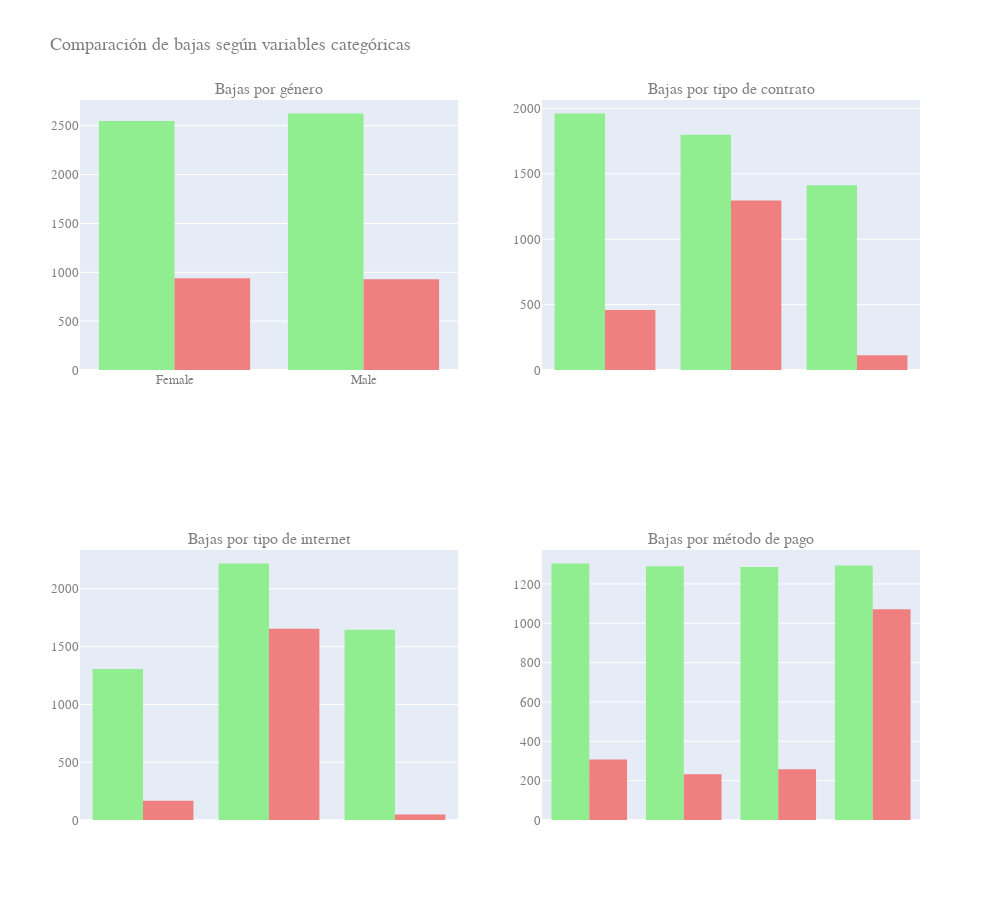

Write notebook code for a chart like this one.
### Code cell
# crear un lienzo con todos los gráficos para mejorar la visibilidad
figs1 = make_subplots(rows=2, cols=2, subplot_titles=[
    'Bajas por género',
    'Bajas por tipo de contrato',
    'Bajas por tipo de internet',
    'Bajas por método de pago'
])

# tomar los datos de cada gráfico individual y los coloca en las posiciones correctas del subplot combinado
for trace in fig1.data:
    figs1.add_trace(trace, row=1, col=1)

for trace in fig2.data:
    figs1.add_trace(trace, row=1, col=2)

for trace in fig3.data:
    figs1.add_trace(trace, row=2, col=1)

for trace in fig4.data:
    figs1.add_trace(trace, row=2, col=2)

# Ajustar estilo general
figs1.update_layout(
    height=900,
    width=1000,
    title_text='Comparación de bajas según variables categóricas',
    font_family='Arial',
    font_size=13,
    font_color='Gray',
    showlegend=False
)

figs1.show()

### Figure 1 — Plotly figure (JSON) as saved in the notebook; plotly's stock layout.template omitted (floating-point values rounded to 4 significant figures; data arrays with more than 128 entries replaced by an {"elided": "..."} marker saying what was removed)
{"data": [{"alignmentgroup": "True", "bingroup": "x", "hovertemplate": "Churn=0.0<br>customer_gender=%{x}<br>count=%{y}<extra></extra>", "legendgroup": "0.0", "marker": {"color": "lightgreen", "pattern": {"shape": ""}}, "name": "0.0", "offsetgroup": "0.0", "orientation": "v", "showlegend": true, "type": "histogram", "x": {"elided": "5174 str values"}, "xaxis": "x", "yaxis": "y"}, {"alignmentgroup": "True", "bingroup": "x", "hovertemplate": "Churn=1.0<br>customer_gender=%{x}<br>count=%{y}<extra></extra>", "legendgroup": "1.0", "marker": {"color": "lightcoral", "pattern": {"shape": ""}}, "name": "1.0", "offsetgroup": "1.0", "orientation": "v", "showlegend": true, "type": "histogram", "x": {"elided": "1869 str values"}, "xaxis": "x", "yaxis": "y"}, {"alignmentgroup": "True", "bingroup": "x", "hovertemplate": "Churn=0.0<br>internet_InternetService=%{x}<br>count=%{y}<extra></extra>", "legendgroup": "0.0", "marker": {"color": "lightgreen", "pattern": {"shape": ""}}, "name": "0.0", "offsetgroup": "0.0", "orientation": "v", "showlegend": true, "type": "histogram", "x": {"elided": "5174 str values"}, "xaxis": "x2", "yaxis": "y2"}, {"alignmentgroup": "True", "bingroup": "x", "hovertemplate": "Churn=1.0<br>internet_InternetService=%{x}<br>count=%{y}<extra></extra>", "legendgroup": "1.0", "marker": {"color": "lightcoral", "pattern": {"shape": ""}}, "name": "1.0", "offsetgroup": "1.0", "orientation": "v", "showlegend": true, "type": "histogram", "x": {"elided": "1869 str values"}, "xaxis": "x2", "yaxis": "y2"}, {"alignmentgroup": "True", "bingroup": "x", "hovertemplate": "Churn=0.0<br>account_Contract=%{x}<br>count=%{y}<extra></extra>", "legendgroup": "0.0", "marker": {"color": "lightgreen", "pattern": {"shape": ""}}, "name": "0.0", "offsetgroup": "0.0", "orientation": "v", "showlegend": true, "type": "histogram", "x": {"elided": "5174 str values"}, "xaxis": "x3", "yaxis": "y3"}, {"alignmentgroup": "True", "bingroup": "x", "hovertemplate": "Churn=1.0<br>account_Contract=%{x}<br>count=%{y}<extra></extra>", "legendgroup": "1.0", "marker": {"color": "lightcoral", "pattern": {"shape": ""}}, "name": "1.0", "offsetgroup": "1.0", "orientation": "v", "showlegend": true, "type": "histogram", "x": {"elided": "1869 str values"}, "xaxis": "x3", "yaxis": "y3"}, {"alignmentgroup": "True", "bingroup": "x", "hovertemplate": "Churn=0.0<br>account_PaymentMethod=%{x}<br>count=%{y}<extra></extra>", "legendgroup": "0.0", "marker": {"color": "lightgreen", "pattern": {"shape": ""}}, "name": "0.0", "offsetgroup": "0.0", "orientation": "v", "showlegend": true, "type": "histogram", "x": {"elided": "5174 str values"}, "xaxis": "x4", "yaxis": "y4"}, {"alignmentgroup": "True", "bingroup": "x", "hovertemplate": "Churn=1.0<br>account_PaymentMethod=%{x}<br>count=%{y}<extra></extra>", "legendgroup": "1.0", "marker": {"color": "lightcoral", "pattern": {"shape": ""}}, "name": "1.0", "offsetgroup": "1.0", "orientation": "v", "showlegend": true, "type": "histogram", "x": {"elided": "1869 str values"}, "xaxis": "x4", "yaxis": "y4"}], "layout": {"annotations": [{"font": {"size": 16}, "showarrow": false, "text": "Bajas por género", "x": 0.225, "xanchor": "center", "xref": "paper", "y": 1, "yanchor": "bottom", "yref": "paper"}, {"font": {"size": 16}, "showarrow": false, "text": "Bajas por tipo de contrato", "x": 0.775, "xanchor": "center", "xref": "paper", "y": 1, "yanchor": "bottom", "yref": "paper"}, {"font": {"size": 16}, "showarrow": false, "text": "Bajas por tipo de internet", "x": 0.225, "xanchor": "center", "xref": "paper", "y": 0.375, "yanchor": "bottom", "yref": "paper"}, {"font": {"size": 16}, "showarrow": false, "text": "Bajas por método de pago", "x": 0.775, "xanchor": "center", "xref": "paper", "y": 0.375, "yanchor": "bottom", "yref": "paper"}], "font": {"color": "Gray", "family": "Arial", "size": 13}, "height": 900, "showlegend": false, "title": {"text": "Comparación de bajas según variables categóricas"}, "width": 1000, "xaxis": {"anchor": "y", "domain": [0, 0.45]}, "xaxis2": {"anchor": "y2", "domain": [0.55, 1]}, "xaxis3": {"anchor": "y3", "domain": [0, 0.45]}, "xaxis4": {"anchor": "y4", "domain": [0.55, 1]}, "yaxis": {"anchor": "x", "domain": [0.625, 1]}, "yaxis2": {"anchor": "x2", "domain": [0.625, 1]}, "yaxis3": {"anchor": "x3", "domain": [0, 0.375]}, "yaxis4": {"anchor": "x4", "domain": [0, 0.375]}}}
